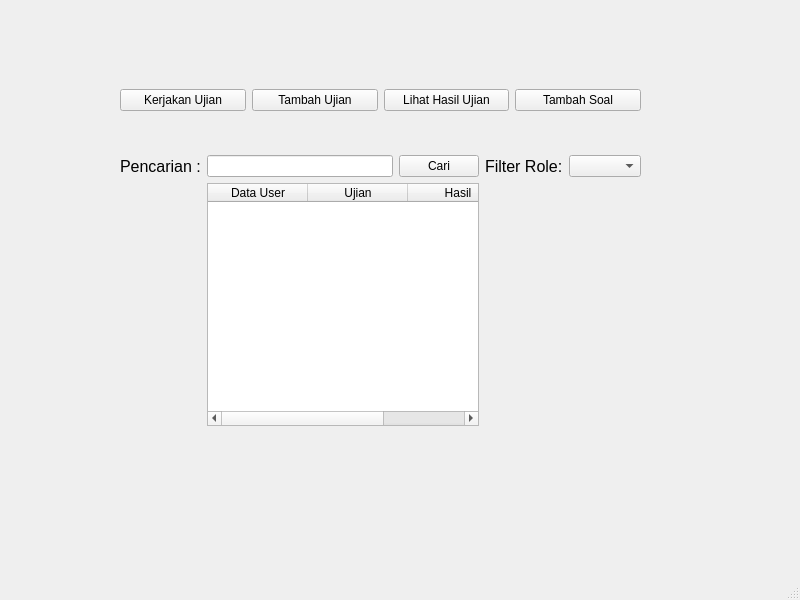
<?xml version="1.0" encoding="UTF-8"?>
<ui version="4.0">
 <class>MainWindow</class>
 <widget class="QMainWindow" name="MainWindow">
  <property name="geometry">
   <rect>
    <x>0</x>
    <y>0</y>
    <width>800</width>
    <height>600</height>
   </rect>
  </property>
  <property name="windowTitle">
   <string>MainWindow</string>
  </property>
  <widget class="QWidget" name="centralwidget">
   <widget class="QWidget" name="">
    <property name="geometry">
     <rect>
      <x>120</x>
      <y>80</y>
      <width>521</width>
      <height>41</height>
     </rect>
    </property>
    <layout class="QHBoxLayout" name="horizontalLayout">
     <item>
      <widget class="QPushButton" name="btnTakeExam">
       <property name="text">
        <string>Kerjakan Ujian</string>
       </property>
      </widget>
     </item>
     <item>
      <widget class="QPushButton" name="btnAddTask">
       <property name="text">
        <string>Tambah Ujian</string>
       </property>
      </widget>
     </item>
     <item>
      <widget class="QPushButton" name="btnViewResults">
       <property name="text">
        <string>Lihat Hasil Ujian</string>
       </property>
      </widget>
     </item>
     <item>
      <widget class="QPushButton" name="btnAddQuestion">
       <property name="text">
        <string>Tambah Soal</string>
       </property>
      </widget>
     </item>
    </layout>
   </widget>
   <widget class="QWidget" name="">
    <property name="geometry">
     <rect>
      <x>120</x>
      <y>155</y>
      <width>521</width>
      <height>271</height>
     </rect>
    </property>
    <layout class="QGridLayout" name="gridLayout">
     <item row="0" column="0">
      <widget class="QLabel" name="label">
       <property name="font">
        <font>
         <pointsize>12</pointsize>
         <italic>false</italic>
        </font>
       </property>
       <property name="text">
        <string>Pencarian :</string>
       </property>
      </widget>
     </item>
     <item row="0" column="3">
      <widget class="QLabel" name="label_2">
       <property name="font">
        <font>
         <pointsize>12</pointsize>
         <italic>false</italic>
        </font>
       </property>
       <property name="text">
        <string>Filter Role:</string>
       </property>
      </widget>
     </item>
     <item row="0" column="1">
      <widget class="QLineEdit" name="searchLineEdit"/>
     </item>
     <item row="0" column="2">
      <widget class="QPushButton" name="searchButton">
       <property name="text">
        <string>Cari</string>
       </property>
      </widget>
     </item>
     <item row="0" column="4">
      <widget class="QComboBox" name="roleComboBox"/>
     </item>
     <item row="1" column="1" colspan="2">
      <widget class="QTableWidget" name="tableWidget">
       <column>
        <property name="text">
         <string>Data User</string>
        </property>
       </column>
       <column>
        <property name="text">
         <string>Ujian</string>
        </property>
       </column>
       <column>
        <property name="text">
         <string>Hasil</string>
        </property>
       </column>
      </widget>
     </item>
    </layout>
   </widget>
  </widget>
  <widget class="QMenuBar" name="menubar">
   <property name="geometry">
    <rect>
     <x>0</x>
     <y>0</y>
     <width>800</width>
     <height>22</height>
    </rect>
   </property>
  </widget>
  <widget class="QStatusBar" name="statusbar"/>
 </widget>
 <resources/>
 <connections/>
</ui>
